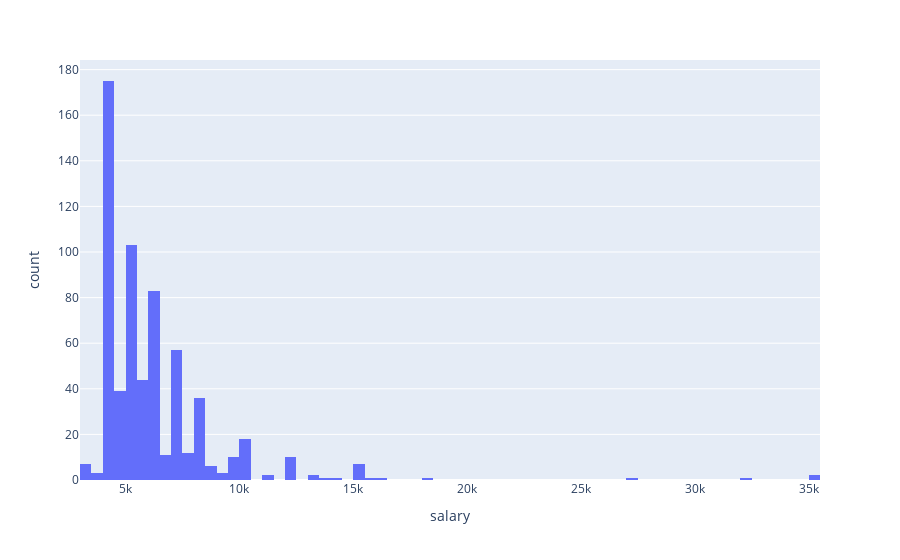

This figure's notebook cell:
### Code cell
#surprisingly most jobs for experienced ppl give the same salary as fresh graduates
fig = px.histogram(jobs_experienced_df, x="salary")
fig.show()

### Figure 1 — Plotly figure (JSON) as saved in the notebook; plotly's stock layout.template omitted (floating-point values rounded to 4 significant figures; data arrays with more than 128 entries replaced by an {"elided": "..."} marker saying what was removed)
{"data": [{"alignmentgroup": "True", "bingroup": "x", "hovertemplate": "salary=%{x}<br>count=%{y}<extra></extra>", "legendgroup": "", "marker": {"color": "#636efa", "pattern": {"shape": ""}}, "name": "", "offsetgroup": "", "orientation": "v", "showlegend": false, "type": "histogram", "x": {"elided": "637 int values"}, "xaxis": "x", "yaxis": "y"}], "layout": {"barmode": "relative", "legend": {"tracegroupgap": 0}, "margin": {"t": 60}, "xaxis": {"anchor": "y", "domain": [0, 1], "title": {"text": "salary"}}, "yaxis": {"anchor": "x", "domain": [0, 1], "title": {"text": "count"}}}}
